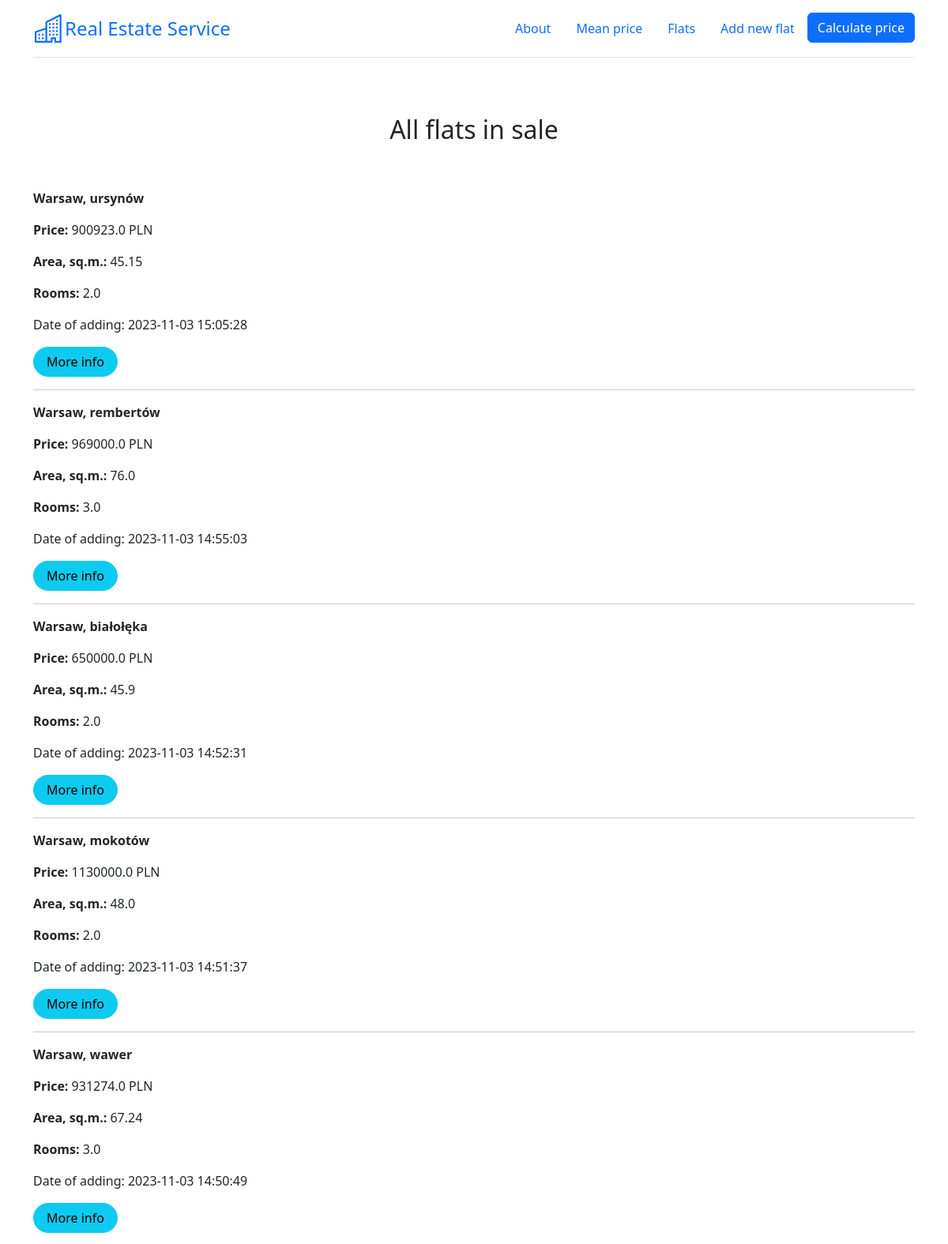
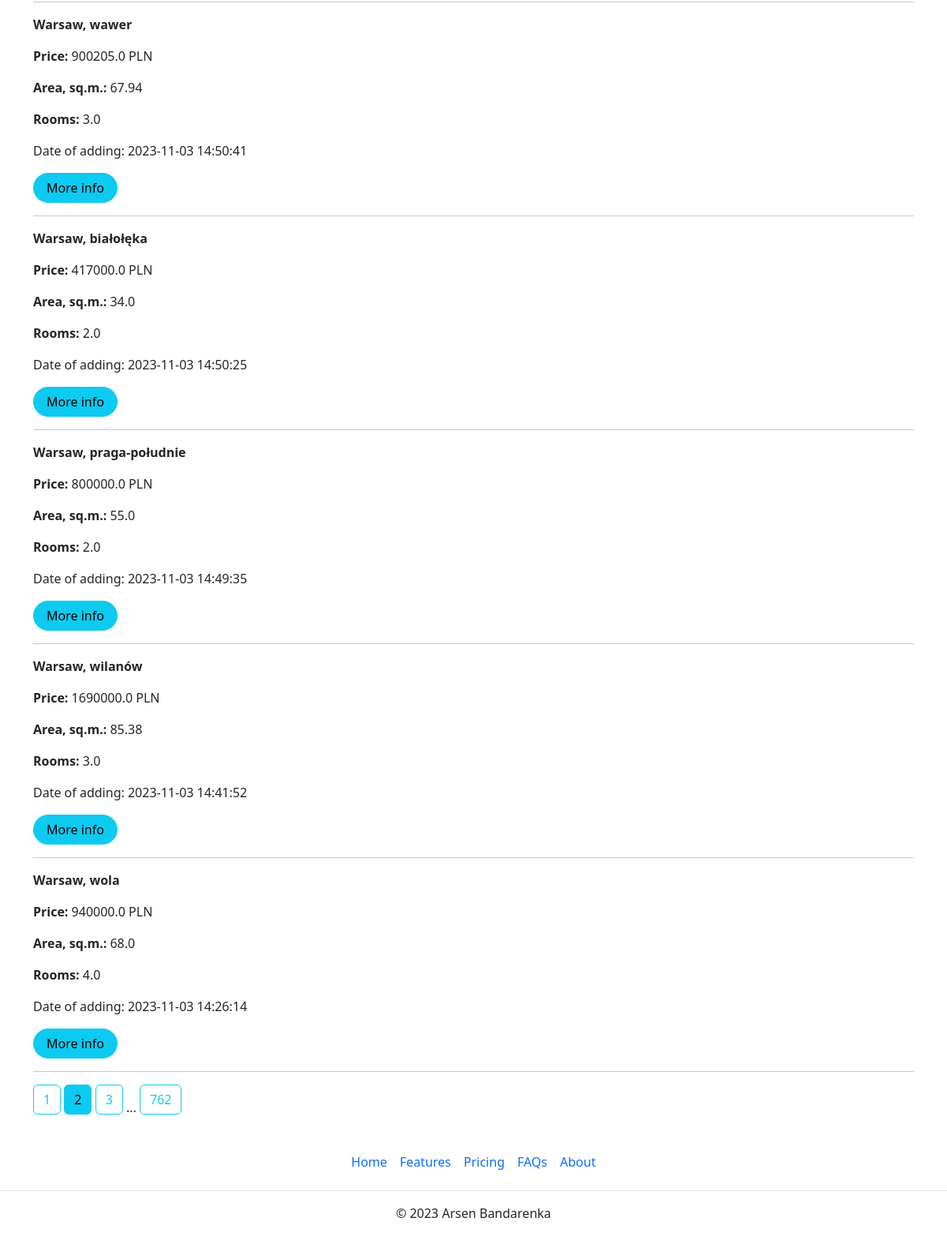
/flats?page=2, run on the app's committed database (2 pictures, top to bottom).
### app.py (models this page shows)
class Flat(db.Model):
    __tablename__ = "flats_load"
    __table_args__ = {'extend_existing': True}
    id = db.Column(db.Integer, primary_key=True, unique=True)
    district = db.Column(db.Text)
    street = db.Column(db.Text)
    price = db.Column(db.Float)
    area = db.Column(db.Float)
    rooms = db.Column(db.Integer)
    renovation = db.Column(db.Integer)
    floor = db.Column(db.Integer)
    market = db.Column(db.Integer)
    elevator = db.Column(db.Integer)
    balcony = db.Column(db.Integer)
    terrace = db.Column(db.Integer)
    garden = db.Column(db.Integer)
    central_heating = db.Column(db.Integer)
    seller = db.Column(db.Integer)
    blok = db.Column(db.Integer)
    parking = db.Column(db.Integer)
    publication_date = db.Column(db.DateTime, default=datetime.datetime.now())

### app.py (the view)
@app.route('/flats')
def show_flats():
    page = request.args.get('page', 1, type=int)
    flats = db.paginate(db.select(Flat).order_by(Flat.publication_date.desc()), page=page, per_page=10)
    return render_template('gpt_page.html', flats=flats, floor_dict=floor_dict)

### templates/gpt_page.html (shortened to what this page needs)
{% extends 'base.html' %}
{% block text_center %}<h2>All flats in sale</h2>{% endblock %}
{% block body %}
{% for flat in flats.items %}
    <p><strong>Warsaw, {{flat.district}}</strong></p>
    <p><strong>Price: </strong> {{flat.price}} PLN</p>
    <p><strong>Area, sq.m.: </strong> {{flat.area}}</p>
    <p><strong>Rooms: </strong> {{flat.rooms}}</p>
    <p>Date of adding: {{flat.publication_date}}</p>
    <a href="/flats/{{ flat.id }}" class="btn btn-info rounded-pill px-3">More info</a>
    <hr>
{% endfor %}
{% for page_num in flats.iter_pages(left_edge=1, left_current=1, right_current=1, right_edge=1) %}
{% if page_num %}
    {% if flats.page == page_num %}
    <a class="btn btn-info mb-4" href="{{ url_for('show_flats', page=page_num) }}">{{ page_num }}</a>
    {% else %}
    <a class="btn btn-outline-info mb-4" href="{{ url_for('show_flats', page=page_num) }}">{{ page_num }}</a>
    {% endif %}
{% else %}
...
{% endif %}
{% endfor %}
{% endblock %}

### data on the page
Flat: district "ursynów", price "900923.0", area "45.15", rooms "2.0", publication_date "2023-11-03 15:05:28"
Flat: district "rembertów", price "969000.0", area "76.0", rooms "3.0", publication_date "2023-11-03 14:55:03"
Flat: district "białołęka", price "650000.0", area "45.9", rooms "2.0", publication_date "2023-11-03 14:52:31"
Flat: district "mokotów", price "1130000.0", area "48.0", rooms "2.0", publication_date "2023-11-03 14:51:37"
Flat: district "wawer", price "931274.0", area "67.24", rooms "3.0", publication_date "2023-11-03 14:50:49"
Flat: district "wawer", price "900205.0", area "67.94", rooms "3.0", publication_date "2023-11-03 14:50:41"
Flat: district "białołęka", price "417000.0", area "34.0", rooms "2.0", publication_date "2023-11-03 14:50:25"
Flat: district "praga-południe", price "800000.0", area "55.0", rooms "2.0", publication_date "2023-11-03 14:49:35"
Flat: district "wilanów", price "1690000.0", area "85.38", rooms "3.0", publication_date "2023-11-03 14:41:52"
Flat: district "wola", price "940000.0", area "68.0", rooms "4.0", publication_date "2023-11-03 14:26:14"

### other printed values
{{ page_num }} "1" "3" "762"
{{ page_num }} "2"
